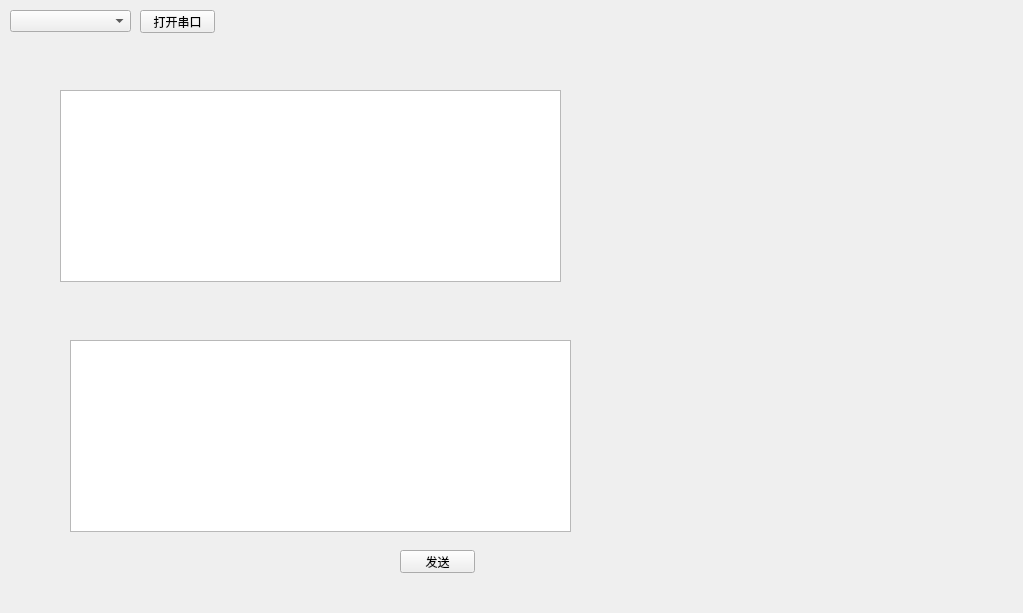
<?xml version="1.0" encoding="UTF-8"?>
<ui version="4.0">
 <class>MainWindow</class>
 <widget class="QMainWindow" name="MainWindow">
  <property name="geometry">
   <rect>
    <x>0</x>
    <y>0</y>
    <width>1023</width>
    <height>613</height>
   </rect>
  </property>
  <property name="windowTitle">
   <string>MainWindow</string>
  </property>
  <widget class="QWidget" name="centralWidget">
   <widget class="QComboBox" name="comboBox_port">
    <property name="geometry">
     <rect>
      <x>10</x>
      <y>10</y>
      <width>121</width>
      <height>22</height>
     </rect>
    </property>
   </widget>
   <widget class="QTextBrowser" name="textBrowser_serial_data_dis">
    <property name="geometry">
     <rect>
      <x>60</x>
      <y>90</y>
      <width>501</width>
      <height>192</height>
     </rect>
    </property>
   </widget>
   <widget class="QTextBrowser" name="textBrowser_serial_data_send">
    <property name="geometry">
     <rect>
      <x>70</x>
      <y>340</y>
      <width>501</width>
      <height>192</height>
     </rect>
    </property>
    <property name="readOnly">
     <bool>false</bool>
    </property>
   </widget>
   <widget class="QPushButton" name="pushButton_port_sw">
    <property name="geometry">
     <rect>
      <x>140</x>
      <y>10</y>
      <width>75</width>
      <height>23</height>
     </rect>
    </property>
    <property name="text">
     <string>打开串口</string>
    </property>
    <property name="checkable">
     <bool>true</bool>
    </property>
   </widget>
   <widget class="QPushButton" name="pushButton_send_data">
    <property name="geometry">
     <rect>
      <x>400</x>
      <y>550</y>
      <width>75</width>
      <height>23</height>
     </rect>
    </property>
    <property name="text">
     <string>发送</string>
    </property>
   </widget>
  </widget>
 </widget>
 <layoutdefault spacing="6" margin="11"/>
 <resources/>
 <connections/>
</ui>
